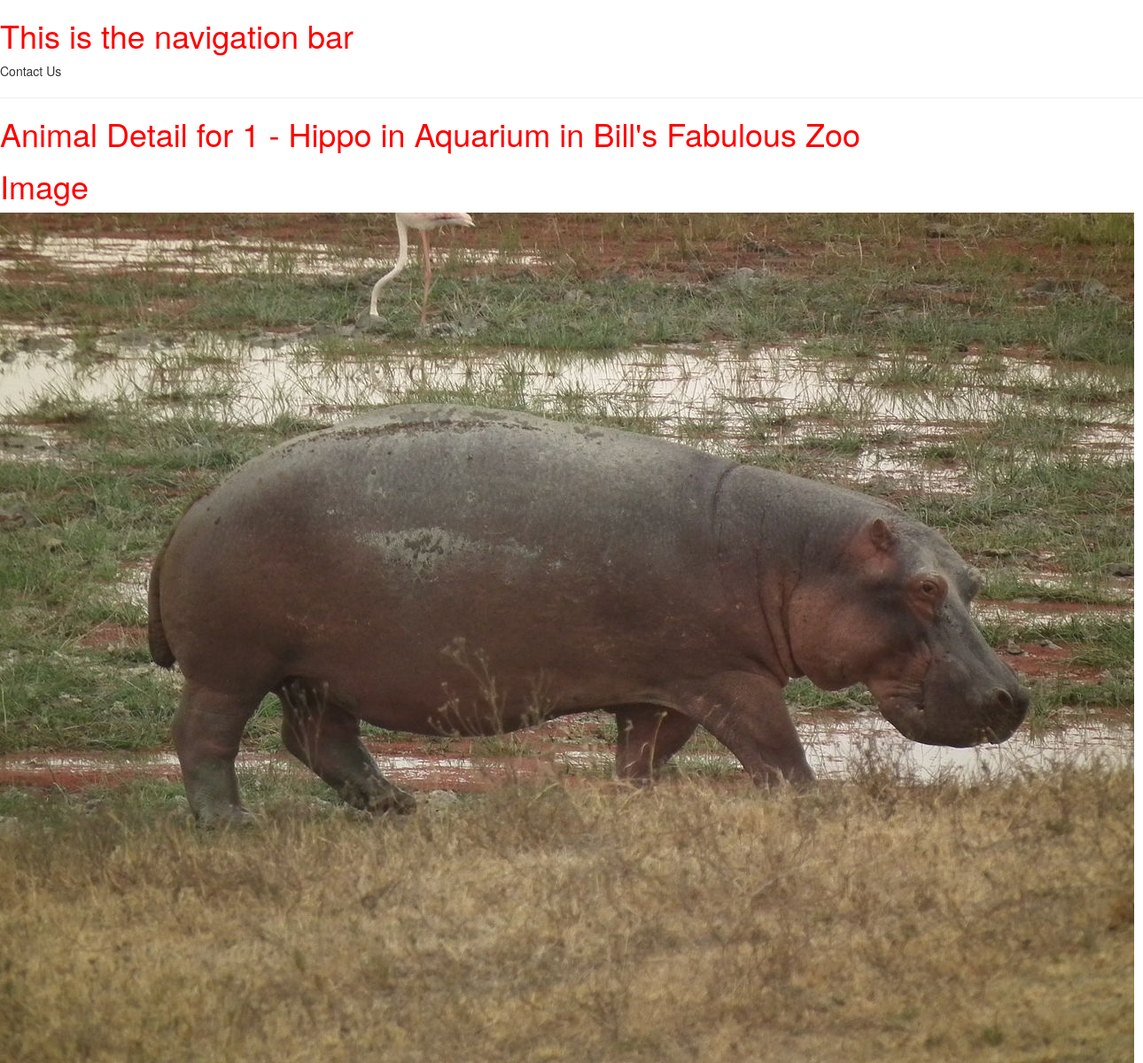
/zoo/animal/1, run on the app's committed database.
### zoo/models.py (models this page shows, shortened)
class Animal(models.Model):
	name = models.CharField(max_length=200, help_text="Enter Animal Name")
	imageFileName = models.CharField(max_length=200, help_text="Enter logo file name", null=True)
	exhibit = models.ForeignKey('Exhibit', on_delete=models.SET_NULL, null=True)
	soundFileName = models.CharField(max_length=200, help_text="Enter sound file name", null=True, blank=True)
	habitatDescription = models.TextField(max_length=1000, help_text='Enter a description of the habitat')
	dietDescription = models.TextField(max_length=1000, help_text='Enter a description of the diet')

class Exhibit(models.Model):
	name = models.CharField(max_length=200, help_text="Enter Exhbit Name")
	zoo = models.ForeignKey('Zoo', on_delete=models.SET_NULL, null=True)

class Zoo(models.Model):
	name = models.CharField(max_length=200, help_text="Enter Zoo Name")
	logoFileName = models.CharField(max_length=200, help_text="Enter logo file name", null=True)

### zoo/views.py (the view)
# urls.py: path('animal/<int:pk>', views.AnimalDetailView.as_view(), name='animalDetail'),
class AnimalDetailView(generic.DetailView):
    model = Animal

### zoo/templates/zoo/animal_detail.html
{% extends "base_generic.html" %}
{% block content %}
<h1>Animal Detail for {{ animal.id }} - {{ animal.name }} in
  {{ animal.exhibit.name }} in {{ animal.exhibit.zoo.name }}</h1>
<h1>Image</h1>
{% load static %}
<img src="{% static animal.imageFileName %}">
{% endblock %}

### zoo/static/css/styles.css (style rules this page uses)
h1 { color: red; }

### data on the page
Animal: id "1", name "Hippo", exhibit.name "Aquarium", exhibit.zoo.name "Bill's Fabulous Zoo", imageFileName (picture)
